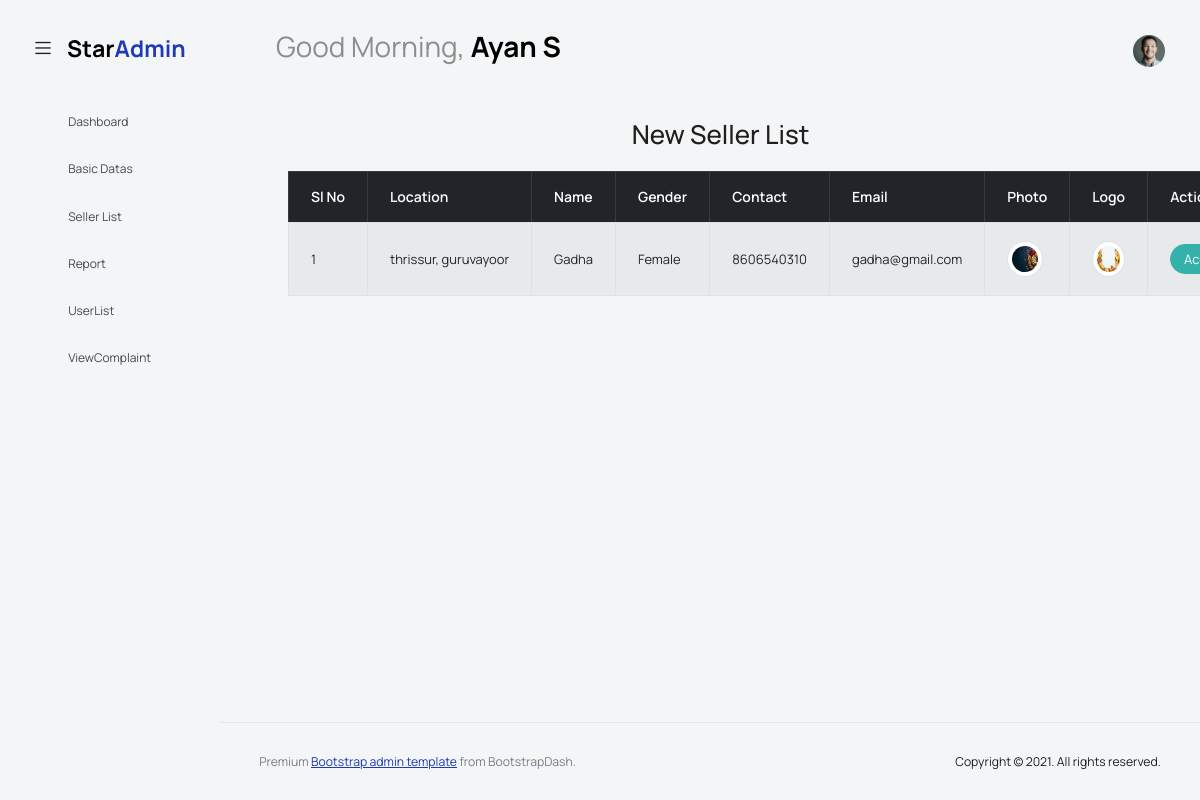
The app's page /Project/Admin/NewSellerList.php (signed in) with its own data.
### tables this page shows
CREATE TABLE `tbl_seller` (
  `seller_id` int(11) NOT NULL,
  `seller_name` varchar(100) NOT NULL,
  `seller_email` varchar(100) NOT NULL,
  `seller_contact` varchar(100) NOT NULL,
  `seller_password` varchar(100) NOT NULL,
  `seller_proof` varchar(100) NOT NULL,
  `seller_status` int(11) NOT NULL DEFAULT 0,
  `seller_logo` varchar(400) NOT NULL,
  `place_id` int(11) NOT NULL,
  `seller_gender` varchar(100) NOT NULL,
  `seller_photo` varchar(1000) NOT NULL,
  `district_id` int(100) NOT NULL
);

CREATE TABLE `tbl_district` (
  `district_id` int(11) NOT NULL,
  `district_name` varchar(60) NOT NULL
);

CREATE TABLE `tbl_place` (
  `place_id` int(11) NOT NULL,
  `place_name` varchar(60) NOT NULL,
  `place_pincode` int(11) NOT NULL,
  `district_id` int(11) NOT NULL
);

### Project/Admin/NewSellerList.php (the view, shortened to what this page needs)
<?php
include("../Assets/Connection/Connection.php");
include("Head.php");
?>
<!DOCTYPE html PUBLIC "-//W3C//DTD XHTML 1.0 Transitional//EN" "http://www.w3.org/TR/xhtml1/DTD/xhtml1-transitional.dtd">
<html xmlns="http://www.w3.org/1999/xhtml">
<head>
</head>
   <div class="container-fluid">
    <h2 class="text-center mb-4">New Seller List</h2>
    <form id="form1" name="form1" method="post" action="">
        <table class="table table-bordered table-hover table-striped table-responsive">
            <thead class="table-dark">
                <tr>
                    <th scope="col">Sl No</th>
                    <th scope="col">Location</th>
                    <th scope="col">Name</th>
                    <th scope="col">Gender</th>
                    <th scope="col">Contact</th>
                    <th scope="col">Email</th>
                    <th scope="col">Photo</th>
                    <th scope="col">Logo</th>
                    <th scope="col">Action</th>
                </tr>
            </thead>
            <tbody>
                <?php
                $selQry="select * from tbl_seller n inner join tbl_place p on n.place_id=p.place_id inner join tbl_district d on p.district_id=d.district_id where seller_status=0";
                $result=$con->query($selQry);
                $i=0;
                while($data=$result->fetch_assoc())
                {
                    $i++;
                ?>
                <tr>
                    <td><?php echo $i; ?></td>
                    <td><?php echo $data['district_name'].", ".$data['place_name'] ?></td>
                    <td><?php echo $data['seller_name']; ?></td>
                    <td><?php echo $data['seller_gender']; ?></td>
                    <td><?php echo $data['seller_contact']; ?></td>
                    <td><?php echo $data['seller_email']; ?></td>
                    <td><img src="../Assets/Files/Userdocs/<?php echo $data['seller_photo']; ?>" class="img-thumbnail" width="100" height="100"></td>
                    <td><img src="../Assets/Files/Userdocs/<?php echo $data['seller_logo']; ?>" class="img-thumbnail" width="100" height="100"></td>
                    <td>
                        <a href="NewSellerList.php?aID=<?php echo $data['seller_id']?>" class="btn btn-success btn-sm">Accept</a>
                    </td>
                </tr>
                <?php
                }
                ?>
            </tbody>
        </table>
    </form>
</div>
</body>
</body>
</html>
<?php
include("Foot.php");
?>

### Project/Admin/Head.php (shortened to what this page needs)
<!DOCTYPE html>
<html lang="en">
<head>
  <link rel="stylesheet" href="../Assets/Templates/Admin/vendors/feather/feather.css">
  <link rel="stylesheet" href="../Assets/Templates/Admin/vendors/mdi/css/materialdesignicons.min.css">
  <link rel="stylesheet" href="../Assets/Templates/Admin/vendors/ti-icons/css/themify-icons.css">
  <link rel="stylesheet" href="../Assets/Templates/Admin/vendors/typicons/typicons.css">
  <link rel="stylesheet" href="../Assets/Templates/Admin/vendors/simple-line-icons/css/simple-line-icons.css">
  <link rel="stylesheet" href="../Assets/Templates/Admin/vendors/css/vendor.bundle.base.css">
  <link rel="stylesheet" href="../Assets/Templates/Admin/vendors/datatables.net-bs4/dataTables.bootstrap4.css">
  <link rel="stylesheet" href="../Assets/Templates/Admin/js/select.dataTables.min.css">
  <link rel="stylesheet" href="../Assets/Templates/Admin/css/vertical-layout-light/style.css">
</head>
<?php
include("../Assets/Connection/Connection.php");
$sel = "select * from tbl_admin where admin_id=".$_SESSION["aid"];
$res = $con->query($sel);
$data = $res->fetch_assoc();
?>
<body>
  <div class="container-scroller">
    <nav class="navbar default-layout col-lg-12 col-12 p-0 fixed-top d-flex align-items-top flex-row">
      <div class="text-center navbar-brand-wrapper d-flex align-items-center justify-content-start">
        <div class="me-3">
          <button class="navbar-toggler navbar-toggler align-self-center" type="button" data-bs-toggle="minimize">
            <span class="icon-menu"></span>
          </button>
        </div>
        <div>
          <a class="navbar-brand brand-logo" href="../Assets/Templates/Admin/index.html">
            <img src="../Assets/Templates/Admin/images/logo.svg" alt="logo" />
          </a>
        </div>
      </div>
      <div class="navbar-menu-wrapper d-flex align-items-top">
        <ul class="navbar-nav">
          <li class="nav-item font-weight-semibold d-none d-lg-block ms-0">
            <h1 class="welcome-text">Good Morning, <span class="text-black fw-bold"><?php echo $data["admin_name"]; ?></span></h1>
          </li>
        </ul>
        <ul class="navbar-nav ms-auto">
          <li class="nav-item dropdown d-none d-lg-block user-dropdown">
            <a class="nav-link" id="UserDropdown" href="#" data-bs-toggle="dropdown" aria-expanded="false">
              <img class="img-xs rounded-circle" src="../Assets/Templates/Admin/images/faces/face8.jpg" alt="Profile image"> </a>
          </li>
        </ul>
      </div>
    </nav>
    <div class="container-fluid page-body-wrapper">
      <nav class="sidebar sidebar-offcanvas" id="sidebar">
        <ul class="nav">
          <li class="nav-item">
            <a class="nav-link" href="HomePage.php">
              <i class="mdi mdi-grid-large menu-icon"></i>
              <span class="menu-title">Dashboard</span>
            </a>
          </li>
          <li class="nav-item">
            <a class="nav-link" data-bs-toggle="collapse" href="#ui-basic" aria-expanded="false" aria-controls="ui-basic">
              <i class="menu-icon mdi mdi-floor-plan"></i>
              <span class="menu-title">Basic Datas</span>
              <i class="menu-arrow"></i>
            </a>
          </li>
          <li class="nav-item">
            <a class="nav-link" data-bs-toggle="collapse" href="#seller" aria-expanded="false" aria-controls="seller">
              <i class="menu-icon mdi mdi-floor-plan"></i>
              <span class="menu-title">Seller List</span>
              <i class="menu-arrow"></i>
            </a>
          </li>
          <li class="nav-item">
            <a class="nav-link" href="SellerSalesPieChart.php">
              <i class="mdi mdi-grid-large menu-icon"></i>
              <span class="menu-title">Report</span>
            </a>
          </li>
          <li class="nav-item">
            <a class="nav-link" href="UserList.php">
              <i class="mdi mdi-grid-large menu-icon"></i>
              <span class="menu-title">UserList</span>
            </a>
          </li>
          <li class="nav-item">
            <a class="nav-link" href="ViewComplaint.php">
              <i class="mdi mdi-grid-large menu-icon"></i>
              <span class="menu-title">ViewComplaint</span>
            </a>
          </li>
        </ul>
      </nav>
      <div class="main-panel">
        <div class="content-wrapper">

### records on screen
tbl_seller: district.district_name "thrissur", place.place_name "guruvayoor", seller_name "Gadha", seller_gender "Female", seller_contact "8606540310", seller_email "gadha@gmail.com", seller_photo (picture), seller_logo (picture)

### other values on screen
$data["admin_name"] "Ayan S"
